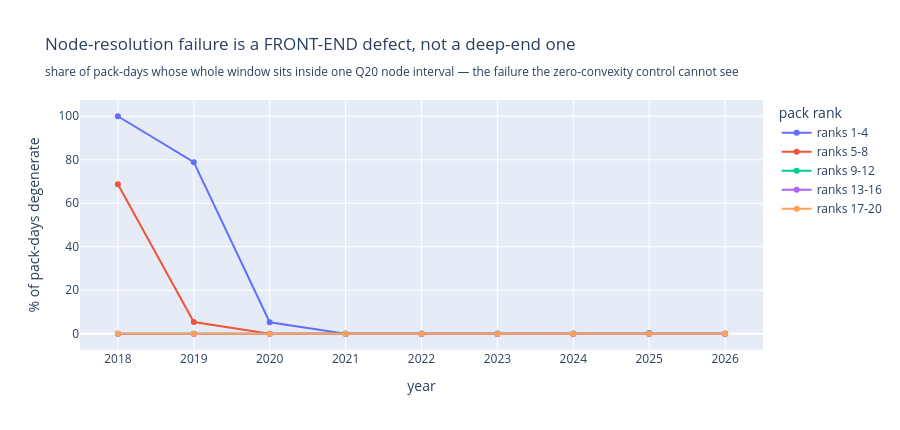

This figure's notebook cell:
### Code cell
_fig = go.Figure()
for _b in ["1-4", "5-8", "9-12", "13-16", "17-20"]:
    if _b in _sw.columns:
        _fig.add_trace(go.Scatter(x=_sw.index, y=_sw[_b], mode="lines+markers", name=f"ranks {_b}"))
_fig.update_layout(
    title="Node-resolution failure is a FRONT-END defect, not a deep-end one<br>"
          "<sub>share of pack-days whose whole window sits inside one Q20 node "
          "interval — the failure the zero-convexity control cannot see</sub>",
    xaxis_title="year", yaxis_title="% of pack-days degenerate", height=430,
    legend_title="pack rank")
_fig

### Figure 1 — Plotly figure (JSON) as saved in the notebook; plotly's stock layout.template omitted (floating-point values rounded to 4 significant figures)
{"data": [{"mode": "lines+markers", "name": "ranks 1-4", "type": "scatter", "x": [2018, 2019, 2020, 2021, 2022, 2023, 2024, 2025, 2026], "y": [100.0, 78.9, 5.3, 0.0, 0.0, 0.0, 0.0, 0.3, 0.0]}, {"mode": "lines+markers", "name": "ranks 5-8", "type": "scatter", "x": [2018, 2019, 2020, 2021, 2022, 2023, 2024, 2025, 2026], "y": [68.7, 5.4, 0.0, 0.0, 0.0, 0.0, 0.0, 0.0, 0.0]}, {"mode": "lines+markers", "name": "ranks 9-12", "type": "scatter", "x": [2018, 2019, 2020, 2021, 2022, 2023, 2024, 2025, 2026], "y": [0.0, 0.0, 0.0, 0.0, 0.0, 0.0, 0.0, 0.0, 0.0]}, {"mode": "lines+markers", "name": "ranks 13-16", "type": "scatter", "x": [2018, 2019, 2020, 2021, 2022, 2023, 2024, 2025, 2026], "y": [0.0, 0.0, 0.0, 0.0, 0.0, 0.0, 0.0, 0.0, 0.0]}, {"mode": "lines+markers", "name": "ranks 17-20", "type": "scatter", "x": [2018, 2019, 2020, 2021, 2022, 2023, 2024, 2025, 2026], "y": [0.0, 0.0, 0.0, 0.0, 0.0, 0.0, 0.0, 0.0, 0.0]}], "layout": {"height": 430, "legend": {"title": {"text": "pack rank"}}, "title": {"text": "Node-resolution failure is a FRONT-END defect, not a deep-end one<br><sub>share of pack-days whose whole window sits inside one Q20 node interval — the failure the zero-convexity control cannot see</sub>"}, "xaxis": {"title": {"text": "year"}}, "yaxis": {"title": {"text": "% of pack-days degenerate"}}}}
